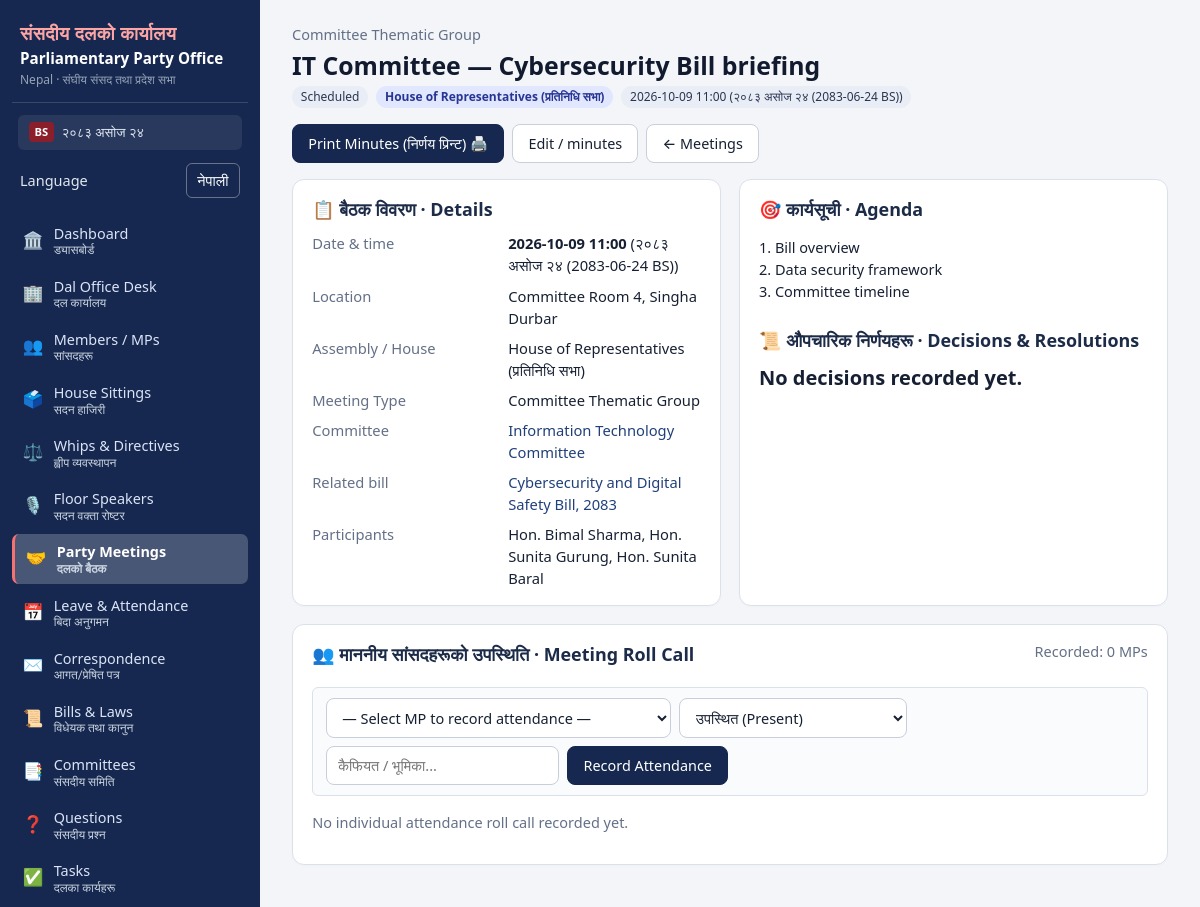
The page /meetings/1 (signed in) on the database its author committed.
### tables this page shows
CREATE TABLE users(
  id INTEGER PRIMARY KEY, name TEXT NOT NULL, email TEXT NOT NULL UNIQUE,
  password_hash TEXT NOT NULL, role TEXT NOT NULL,
  language TEXT NOT NULL DEFAULT 'en',
  status TEXT NOT NULL DEFAULT 'active', created_at TEXT NOT NULL);

CREATE TABLE meetings(
  id INTEGER PRIMARY KEY, title TEXT NOT NULL, date TEXT NOT NULL,
  location TEXT, committee_id INTEGER REFERENCES committees(id),
  bill_id INTEGER REFERENCES bills(id), participants TEXT, agenda TEXT,
  decisions TEXT, minutes TEXT, status TEXT NOT NULL DEFAULT 'Scheduled',
  meeting_category TEXT DEFAULT 'Samsadiya Dal Meeting', house TEXT,
  created_by INTEGER REFERENCES users(id), created_at TEXT NOT NULL);

CREATE TABLE committees(
  id INTEGER PRIMARY KEY, name TEXT NOT NULL, house TEXT, description TEXT,
  status TEXT NOT NULL DEFAULT 'active');

CREATE TABLE bills(
  id INTEGER PRIMARY KEY, title TEXT NOT NULL, nepali_title TEXT, description TEXT,
  category TEXT, house TEXT DEFAULT 'House of Representatives', bill_type TEXT DEFAULT 'Government',
  status TEXT NOT NULL DEFAULT 'New', priority TEXT NOT NULL DEFAULT 'Medium',
  introduced_date TEXT, committee_id INTEGER REFERENCES committees(id),
  deadline TEXT, next_action TEXT, party_position TEXT DEFAULT 'Pending',
  decision_date TEXT, created_by INTEGER REFERENCES users(id),
  created_at TEXT NOT NULL, updated_at TEXT NOT NULL);

### app.py (the view)
@app.route("/meetings/<int:mid>")
@login_required
def meeting_view(mid):
    m = q(
        "SELECT m.*, c.name committee_name, b.title bill_title FROM meetings m "
        "LEFT JOIN committees c ON c.id=m.committee_id "
        "LEFT JOIN bills b ON b.id=m.bill_id WHERE m.id=?", (mid,), one=True
    )
    if not m:
        abort(404)
    attendance = q(
        "SELECT ma.*, p.name mp_name, p.name_ne, p.constituency FROM meeting_attendance ma "
        "JOIN parliamentarians p ON p.id=ma.parliamentarian_id WHERE ma.meeting_id=? ORDER BY p.name",
        (mid,)
    )
    mps = q("SELECT id, name, name_ne, constituency FROM parliamentarians WHERE status='active' ORDER BY name")
    return render_template("meeting.html", m=m, attendance=attendance, mps=mps)

### app.py (called while the page is built)
def today():
    return dt.date.today().isoformat()

def nepali_digits(val):
    if val is None:
        return ""
    return str(val).translate(NEP_DIGITS)

def db():
    if "db" not in g:
        g.db = sqlite3.connect(DB_PATH)
        g.db.row_factory = sqlite3.Row
        g.db.execute("PRAGMA foreign_keys=ON")
    return g.db

def q(sql, args=(), one=False):
    cur = db().execute(sql, args)
    return cur.fetchone() if one else cur.fetchall()

@app.before_request
def load_user():
    g.user = None
    uid = session.get("uid")
    if uid:
        u = q("SELECT * FROM users WHERE id=? AND status='active'", (uid,), one=True)
        if u:
            g.user = u
            session["language"] = u["language"] if "language" in u.keys() else "en"
        else:
            session.clear()
    if request.method == "POST":
        token = request.form.get("_csrf") or request.headers.get("X-CSRF-Token")
        if not token or token != session.get("csrf"):
            abort(400, "Invalid or missing CSRF token. Reload the page and try again.")

def csrf():
    if "csrf" not in session:
        session["csrf"] = secrets.token_hex(16)
    return session["csrf"]

def can(perm):
    return bool(g.user) and g.user["role"] in PERMS.get(perm, set())

def login_required(fn):
    @wraps(fn)
    def wrapper(*a, **kw):
        if not g.user:
            return redirect(url_for("login", next=request.full_path.rstrip("?")))
        return fn(*a, **kw)
    return wrapper

@app.template_filter("fdt")
def fdt(s):
    return (s or "").replace("T", " ")[:16]

@app.template_filter("bs_date")
def filter_bs_date(s):
    return approx_ad_to_bs(s)

### templates/meeting.html (shortened to what this page needs)
{% extends 'base.html' %}
{% block content %}
<div class="page-head">
  <div>
    <span class="muted">{{ m.meeting_category or 'संसदीय दलको बैठक' }}</span>
    <h1>{{ m.title }}</h1>
    <div class="row">
      <span class="badge">{{ m.status }}</span>
      {% if m.house %}<span class="badge badge-house">{{ HOUSE_LABELS.get(m.house, m.house) }}</span>{% endif %}
      <span class="badge">{{ m.date|fdt }} ({{ m.date[:10]|bs_date }})</span>
    </div>
  </div>
  <div class="row">
    <a class="btn primary" href="{{ url_for('meeting_print', mid=m.id) }}" target="_blank">Print Minutes (निर्णय प्रिन्ट) 🖨️</a>
    {% if can('meeting.manage') %}
    <a class="btn" href="{{ url_for('meeting_edit', mid=m.id) }}">Edit / minutes</a>
    {% endif %}
    <a class="btn" href="{{ url_for('meetings_list') }}">← Meetings</a>
  </div>
</div>
<div class="grid2">
  <section class="card">
    <h2>📋 बैठक विवरण · Details</h2>
    <dl class="kv">
      <dt>Date & time</dt><dd><strong>{{ m.date|fdt }}</strong> ({{ m.date[:10]|bs_date }})</dd>
      <dt>Location</dt><dd>{{ m.location or 'दलको कार्यालय, सिंहदरबार' }}</dd>
      <dt>Assembly / House</dt><dd>{{ HOUSE_LABELS.get(m.house, m.house or 'All Assemblies') }}</dd>
      <dt>Meeting Type</dt><dd>{{ m.meeting_category or 'Samsadiya Dal Meeting' }}</dd>
      <dt>Committee</dt><dd>{% if m.committee_id %}<a href="{{ url_for('committee_view', cid=m.committee_id) }}">{{ m.committee_name }}</a>{% else %}—{% endif %}</dd>
      <dt>Related bill</dt><dd>{% if m.bill_id %}<a href="{{ url_for('bill_view', bid=m.bill_id) }}">{{ m.bill_title }}</a>{% else %}—{% endif %}</dd>
      <dt>Participants</dt><dd class="pre">{{ m.participants or '—' }}</dd>
    </dl>
  </section>
  <section class="card">
    <h2>🎯 कार्यसूची · Agenda</h2>
    <p class="pre">{{ m.agenda or 'No agenda recorded.' }}</p>
    <h2 style="margin-top: 1.5rem;">📜 औपचारिक निर्णयहरू · Decisions & Resolutions</h2>
    <p class="pre big">{{ m.decisions or 'No decisions recorded yet.' }}</p>
  </section>
</div>
<div class="card">
  <div class="page-head" style="margin-bottom: .6rem;">
    <h2>👥 माननीय सांसदहरूको उपस्थिति · Meeting Roll Call</h2>
    <span class="muted">Recorded: {{ attendance|length }} MPs</span>
  </div>
  {% if can('meeting.manage') %}
  <form method="post" action="{{ url_for('meeting_attendance', mid=m.id) }}" class="row" style="margin-bottom: 1rem; background: #fafbfc; padding: .6rem .8rem; border-radius: 6px; border: 1px solid var(--line);">
    <select name="parliamentarian_id" required>
      <option value="">— Select MP to record attendance —</option>
    </select>
    <select name="status">
      <option value="Present">उपस्थित (Present)</option>
    </select>
    <input name="remarks" placeholder="कैफियत / भूमिका...">
    <button class="btn primary">Record Attendance</button>
  </form>
  {% endif %}
  {% if attendance %}
  <table class="tbl">
    <thead>
      <tr>
        <th>माननीय सांसद</th>
        <th>निर्वाचन क्षेत्र</th>
        <th>हाजिरी स्थिति</th>
        <th>कैफियत</th>
      </tr>
    </thead>
    <tbody>
      {% for a in attendance %}
      <tr>
        <td>
          <strong>{{ a.mp_name }}</strong>
          {% if a.name_ne %}<small class="d-block text-nepali">{{ a.name_ne }}</small>{% endif %}
        </td>
        <td>{{ a.constituency or '—' }}</td>
        <td>
          <span class="badge {{ 's-position-decided' if a.status=='Present' else ('p-high' if a.status=='Absent' else 'muted') }}">
            {{ a.status }}
          </span>
        </td>
        <td><small class="muted">{{ a.remarks or '—' }}</small></td>
      </tr>
      {% endfor %}
    </tbody>
  </table>
  {% else %}
  <p class="muted">No individual attendance roll call recorded yet.</p>
  {% endif %}
</div>
{% endblock %}

### templates/base.html (shortened to what this page needs)
<!doctype html>
<html lang="{{ 'ne' if language == 'ne' else 'en' }}">
<head>
<link rel="stylesheet" href="{{ url_for('static', filename='style.css') }}">
</head>
<body>
{% if g.user %}
<aside class="sidebar">
  <div class="brand">
    <div class="brand-nep">संसदीय दलको कार्यालय</div>
    <div class="brand-main">Parliamentary Party Office</div>
    <div class="brand-sub">Nepal · संघीय संसद तथा प्रदेश सभा</div>
  </div>
  <div class="sidebar-date">
    <span class="cal-badge">BS</span> {{ bs_today.split(' (')[0] if bs_today else today }}
  </div>
  <form class="language-switch sidebar-language" method="post" action="{{ url_for('set_language', language='ne' if language != 'ne' else 'en') }}">
    <span>{{ 'Language' if language == 'en' else 'भाषा' }}</span>
    <button type="submit" lang="{{ 'en' if language == 'ne' else 'ne' }}">{{ 'नेपाली' if language == 'en' else 'English' }}</button>
  </form>
  <nav>
    <a href="{{ url_for('dashboard') }}" class="{{ 'on' if request.endpoint=='dashboard' }}">
      <span class="nav-icon">🏛️</span>
      <span class="nav-text">Dashboard <small class="nep">ड्यासबोर्ड</small></span>
    </a>
    <a href="{{ url_for('office_desk') }}" class="{{ 'on' if request.endpoint=='office_desk' }}">
      <span class="nav-icon">🏢</span>
      <span class="nav-text">Dal Office Desk <small class="nep">दल कार्यालय</small></span>
    </a>
    <a href="{{ url_for('members_list') }}" class="{{ 'on' if request.endpoint and request.endpoint.startswith('member') }}">
      <span class="nav-icon">👥</span>
      <span class="nav-text">Members / MPs <small class="nep">सांसदहरू</small></span>
    </a>
    <a href="{{ url_for('sittings_list') }}" class="{{ 'on' if request.endpoint and request.endpoint.startswith('sitting') }}">
      <span class="nav-icon">🗳️</span>
      <span class="nav-text">House Sittings <small class="nep">सदन हाजिरी</small></span>
    </a>
    <a href="{{ url_for('whips_list') }}" class="{{ 'on' if request.endpoint and request.endpoint.startswith('whip') }}">
      <span class="nav-icon">⚖️</span>
      <span class="nav-text">Whips & Directives <small class="nep">ह्वीप व्यवस्थापन</small></span>
    </a>
    <a href="{{ url_for('rosters_list') }}" class="{{ 'on' if request.endpoint and request.endpoint.startswith('roster') }}">
      <span class="nav-icon">🎙️</span>
      <span class="nav-text">Floor Speakers <small class="nep">सदन वक्ता रोष्टर</small></span>
    </a>
    <a href="{{ url_for('meetings_list') }}" class="{{ 'on' if request.endpoint and request.endpoint.startswith('meeting') }}">
      <span class="nav-icon">🤝</span>
      <span class="nav-text">Party Meetings <small class="nep">दलको बैठक</small></span>
    </a>
    <a href="{{ url_for('leaves_list') }}" class="{{ 'on' if request.endpoint and request.endpoint.startswith('leave') }}">
      <span class="nav-icon">📅</span>
      <span class="nav-text">Leave & Attendance <small class="nep">बिदा अनुगमन</small></span>
    </a>
    <a href="{{ url_for('letters_list') }}" class="{{ 'on' if request.endpoint and request.endpoint.startswith('letter') }}">
      <span class="nav-icon">✉️</span>
      <span class="nav-text">Correspondence <small class="nep">आगत/प्रेषित पत्र</small></span>
    </a>
    <a href="{{ url_for('bills_list') }}" class="{{ 'on' if request.endpoint and request.endpoint.startswith('bill') }}">
      <span class="nav-icon">📜</span>
      <span class="nav-text">Bills & Laws <small class="nep">विधेयक तथा कानुन</small></span>
    </a>
    <a href="{{ url_for('committees_list') }}" class="{{ 'on' if request.endpoint and request.endpoint.startswith('committee') }}">
      <span class="nav-icon">📑</span>
      <span class="nav-text">Committees <small class="nep">संसदीय समिति</small></span>
    </a>
    <a href="{{ url_for('questions_list') }}" class="{{ 'on' if request.endpoint and request.endpoint.startswith('question') }}">
      <span class="nav-icon">❓</span>
      <span class="nav-text">Questions <small class="nep">संसदीय प्रश्न</small></span>
    </a>
    <a href="{{ url_for('tasks_list') }}" class="{{ 'on' if request.endpoint and request.endpoint.startswith('task') }}">
      <span class="nav-icon">✅</span>
      <span class="nav-text">Tasks <small class="nep">दलका कार्यहरू</small></span>
    </a>
  </nav>
</aside>
{% endif %}
<main class="{{ 'main' if g.user else 'main-bare' }}">
  {% block content %}{% endblock %}
</main>
</body>
</html>

### static/style.css (style rules this page uses)
:root { --bg: #f3f5f8; --card: #ffffff; --ink: #172033; --muted: #647087; --line: #dbe1eb; --brand: #16284f; --brand2: #21407a; --nepal-crimson: #8b1e2b; --nepal-crimson-dark: #63101b; --nepal-crimson-light: #fdf2f4; --ok: #157347; --ok-bg: #d1e7dd; --warn: #b45309; --warn-bg: #fef3c7; --err: #b91c1c; --err-bg: #fee2e2; --side: 260px; }
* { box-sizing: border-box; }
body { margin: 0; font: 14.5px/1.5 system-ui, -apple-system, 'Mukta', 'Segoe UI', Roboto, sans-serif; background: var(--bg); color: var(--ink); }
a { color: var(--brand2); text-decoration: none; }
h1 { font-size: 1.55rem; margin: .1rem 0; font-weight: 700; color: #111a2e; }
h2 { font-size: 1.12rem; margin: 0 0 .6rem; font-weight: 600; color: #1c2b48; }
.muted { color: var(--muted); }
.pre { white-space: pre-wrap; word-break: break-word; }
.big { font-size: 1.25rem; font-weight: 600; margin: .2rem 0 .8rem; }
.language-switch { display: inline-flex; align-items: center; margin: 0 .5rem; }
.language-switch button { border: 1px solid rgba(255,255,255,.35); border-radius: 6px; padding: .35rem .65rem; color: #fff; background: transparent; font: inherit; cursor: pointer; }
.sidebar-language { justify-content: space-between; padding: .35rem .5rem .65rem; margin: 0; color: #e2e8f0; }
.sidebar { position: fixed; inset: 0 auto 0 0; width: var(--side); background: var(--brand); color: #fff; display: flex; flex-direction: column; padding: 1rem .75rem; overflow-y: auto; z-index: 20; }
.brand { padding: .2rem .5rem .8rem; border-bottom: 1px solid rgba(255, 255, 255, 0.15); }
.brand-nep { font-size: 1.15rem; font-weight: 700; color: #fca5a5; letter-spacing: .02em; }
.brand-main { font-size: .95rem; font-weight: 600; color: #ffffff; line-height: 1.25; margin-top: .15rem; }
.brand-sub { font-size: .75rem; color: #94a3b8; margin-top: .2rem; }
.sidebar-date { background: rgba(255, 255, 255, 0.08); border-radius: 6px; padding: .45rem .65rem; margin: .75rem .4rem .5rem; font-size: .82rem; color: #e2e8f0; display: flex; align-items: center; gap: .5rem; }
.cal-badge { background: var(--nepal-crimson); color: #fff; font-size: .7rem; font-weight: 700; padding: .1rem .35rem; border-radius: 4px; }
.sidebar nav { display: flex; flex-direction: column; gap: 3px; flex: 1; margin-top: .4rem; }
.sidebar nav a { color: #dbe4f7; padding: .48rem .65rem; border-radius: 7px; display: flex; align-items: center; gap: .65rem; font-size: .9rem; }
.sidebar nav a.on { background: rgba(255, 255, 255, .22); color: #fff; font-weight: 600; border-left: 3px solid #f87171; }
.nav-icon { font-size: 1.05rem; line-height: 1; }
.nav-text small.nep { display: block; font-size: .75rem; color: #cbd5e1; line-height: 1.1; font-family: 'Mukta', system-ui, sans-serif; }
.main { margin-left: var(--side); padding: 1.5rem 2rem; max-width: 1300px; }
.page-head { display: flex; justify-content: space-between; align-items: flex-start; gap: 1rem; margin-bottom: 1rem; flex-wrap: wrap; }
.row { display: flex; gap: .5rem; align-items: center; flex-wrap: wrap; }
.card { background: var(--card); border: 1px solid var(--line); border-radius: 12px; padding: 1rem 1.2rem; margin-bottom: 1.1rem; box-shadow: 0 1px 3px rgba(0,0,0,.02); }
.grid2 { display: grid; grid-template-columns: repeat(auto-fit, minmax(360px, 1fr)); gap: 1.1rem; margin-bottom: 1.1rem; }
.grid2 > .card { margin-bottom: 0; }
.badge { display: inline-block; font-size: .75rem; padding: .12rem .55rem; border-radius: 999px; background: #e9edf6; color: #2b3550; white-space: nowrap; font-weight: 500; }
.badge-house { background: #e0e7ff; color: #283593; font-weight: 600; }
input, select, textarea { font: inherit; padding: .5rem .7rem; border: 1px solid #c9cedb; border-radius: 8px; background: #fff; color: var(--ink); max-width: 100%; }
.btn { display: inline-block; font: inherit; font-size: .9rem; font-weight: 500; padding: .48rem .95rem; border-radius: 8px; border: 1px solid #c9cedb; background: #fff; color: var(--ink); cursor: pointer; transition: all .15s ease; }
.btn.primary { background: var(--brand); border-color: var(--brand); color: #fff; }
.kv { display: grid; grid-template-columns: 180px 1fr; gap: .5rem 1rem; margin: 0; font-size: .92rem; }
.kv dt { color: var(--muted); font-weight: 500; }
.kv dd { margin: 0; }

### rows shown on the page
users: language "Language", language "नेपाली"
meetings: meeting_category "Committee Thematic Group", title "IT Committee — Cybersecurity Bill briefing", status "Scheduled", get "House of Representatives (प्रतिनिधि सभा)", date|fdt "2026-10-09 11:00", date "२०८३ असोज २४ (2083-06-24 BS)", location "Committee Room 4, Singha Durbar", participants "Hon. Bimal Sharma, Hon. Sunita Gurung, Hon. Sunita Baral", agenda "1. Bill overview 2. Data security framework 3. Committee timeline"
committees: committee_name "Information Technology Committee"
bills: bill_title "Cybersecurity and Digital Safety Bill, 2083"

### other values the page prints
{{ m.decisions or 'No decisions recorded yet.' }} "No decisions recorded yet."
{{ attendance|length }} "0"
